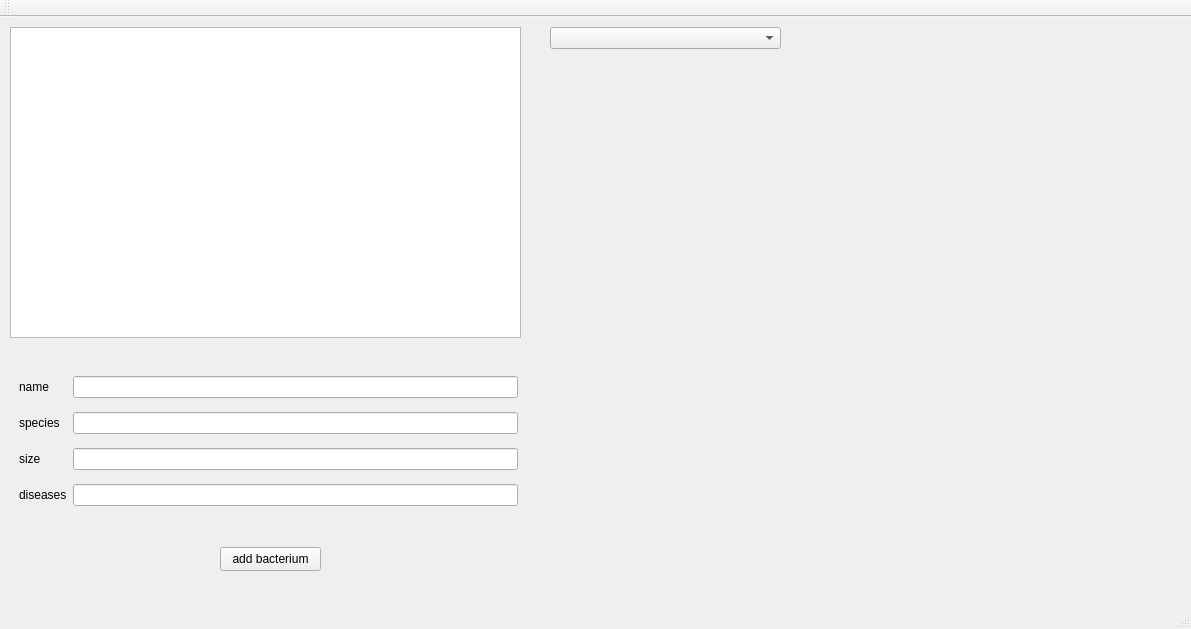
<?xml version="1.0" encoding="UTF-8"?>
<ui version="4.0">
 <class>WindowClass</class>
 <widget class="QMainWindow" name="WindowClass">
  <property name="geometry">
   <rect>
    <x>0</x>
    <y>0</y>
    <width>1191</width>
    <height>629</height>
   </rect>
  </property>
  <property name="windowTitle">
   <string>Window</string>
  </property>
  <widget class="QWidget" name="centralWidget">
   <widget class="QTableView" name="bacteriums_table">
    <property name="geometry">
     <rect>
      <x>10</x>
      <y>10</y>
      <width>511</width>
      <height>311</height>
     </rect>
    </property>
   </widget>
   <widget class="QPushButton" name="add_bacterium_button">
    <property name="geometry">
     <rect>
      <x>220</x>
      <y>530</y>
      <width>101</width>
      <height>24</height>
     </rect>
    </property>
    <property name="text">
     <string>add bacterium</string>
    </property>
   </widget>
   <widget class="QWidget" name="layoutWidget">
    <property name="geometry">
     <rect>
      <x>8</x>
      <y>340</y>
      <width>521</width>
      <height>171</height>
     </rect>
    </property>
    <layout class="QGridLayout" name="gridLayout">
     <item row="0" column="2">
      <widget class="QLineEdit" name="name_line_edit"/>
     </item>
     <item row="1" column="0" colspan="2">
      <widget class="QLabel" name="species_label">
       <property name="text">
        <string>species</string>
       </property>
      </widget>
     </item>
     <item row="1" column="2">
      <widget class="QLineEdit" name="species_line_edit"/>
     </item>
     <item row="2" column="2">
      <widget class="QLineEdit" name="size_line_edit"/>
     </item>
     <item row="3" column="0" colspan="2">
      <widget class="QLabel" name="diseases_label">
       <property name="text">
        <string>diseases</string>
       </property>
      </widget>
     </item>
     <item row="3" column="2">
      <widget class="QLineEdit" name="diseases_lne_edit"/>
     </item>
     <item row="0" column="0">
      <widget class="QLabel" name="name_lable">
       <property name="text">
        <string>name</string>
       </property>
      </widget>
     </item>
     <item row="2" column="0">
      <widget class="QLabel" name="size_lable">
       <property name="text">
        <string>size</string>
       </property>
      </widget>
     </item>
    </layout>
   </widget>
   <widget class="QComboBox" name="combo_box">
    <property name="geometry">
     <rect>
      <x>550</x>
      <y>10</y>
      <width>231</width>
      <height>22</height>
     </rect>
    </property>
   </widget>
  </widget>
  <widget class="QMenuBar" name="menuBar">
   <property name="geometry">
    <rect>
     <x>0</x>
     <y>0</y>
     <width>1191</width>
     <height>22</height>
    </rect>
   </property>
  </widget>
  <widget class="QToolBar" name="mainToolBar">
   <attribute name="toolBarArea">
    <enum>TopToolBarArea</enum>
   </attribute>
   <attribute name="toolBarBreak">
    <bool>false</bool>
   </attribute>
  </widget>
  <widget class="QStatusBar" name="statusBar"/>
 </widget>
 <layoutdefault spacing="6" margin="11"/>
 <resources>
  <include location="Window.qrc"/>
 </resources>
 <connections/>
</ui>
